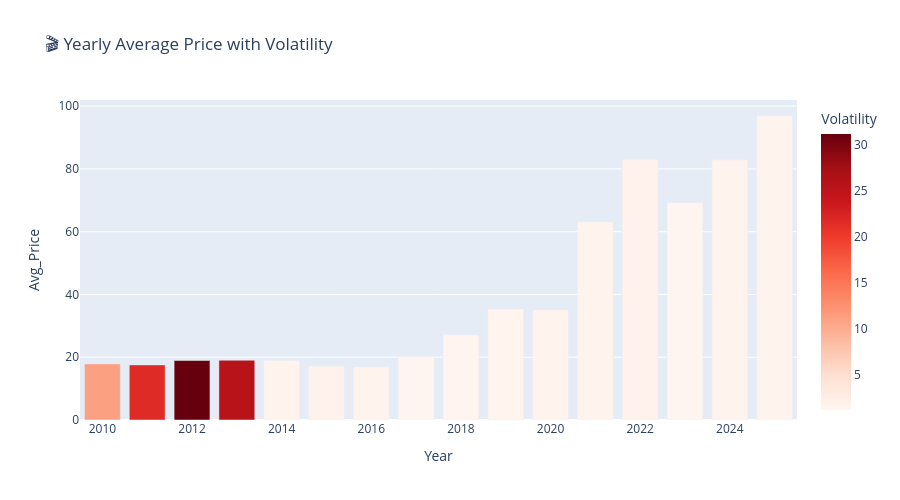

The notebook cell saved with this chart:
### Code cell
# Animated Yearly Price Evolution
yearly_data = df.groupby('Year').agg({
    'Close': ['mean', 'min', 'max'],
    'Volume': 'mean',
    'Daily_Return': 'std'
}).round(2)
yearly_data.columns = ['Avg_Price', 'Min_Price', 'Max_Price', 'Avg_Volume', 'Volatility']
yearly_data = yearly_data.reset_index()

fig = px.bar(yearly_data, x='Year', y='Avg_Price', 
             color='Volatility', color_continuous_scale='Reds',
             title='🎬 Yearly Average Price with Volatility',
             animation_frame=None)
fig.update_layout(height=500)
fig.show()

### Figure 1 — Plotly figure (JSON) as saved in the notebook; plotly's stock layout.template omitted (floating-point values rounded to 4 significant figures)
{"data": [{"hovertemplate": "Year=%{x}<br>Avg_Price=%{y}<br>Volatility=%{marker.color}<extra></extra>", "legendgroup": "", "marker": {"color": [11.09, 21.59, 31.18, 25.58, 1.4, 1.79, 1.41, 1.11, 1.27, 1.33, 1.52, 1.46, 1.74, 1.16, 1.39, 1.4], "coloraxis": "coloraxis", "pattern": {"shape": ""}}, "name": "", "orientation": "v", "showlegend": false, "textposition": "auto", "type": "bar", "x": [2010, 2011, 2012, 2013, 2014, 2015, 2016, 2017, 2018, 2019, 2020, 2021, 2022, 2023, 2024, 2025], "xaxis": "x", "y": [17.88, 17.56, 18.95, 19.04, 19.0, 17.14, 16.95, 20.16, 27.13, 35.4, 35.08, 63.11, 83.07, 69.23, 82.92, 96.86], "yaxis": "y"}], "layout": {"barmode": "relative", "coloraxis": {"colorbar": {"title": {"text": "Volatility"}}, "colorscale": [[0, "rgb(255,245,240)"], [0.125, "rgb(254,224,210)"], [0.25, "rgb(252,187,161)"], [0.375, "rgb(252,146,114)"], [0.5, "rgb(251,106,74)"], [0.625, "rgb(239,59,44)"], [0.75, "rgb(203,24,29)"], [0.875, "rgb(165,15,21)"], [1, "rgb(103,0,13)"]]}, "height": 500, "legend": {"tracegroupgap": 0}, "title": {"text": "🎬 Yearly Average Price with Volatility"}, "xaxis": {"anchor": "y", "domain": [0, 1], "title": {"text": "Year"}}, "yaxis": {"anchor": "x", "domain": [0, 1], "title": {"text": "Avg_Price"}}}}
